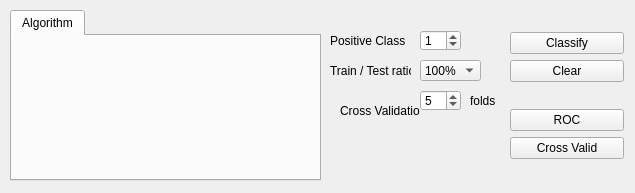
<?xml version="1.0" encoding="UTF-8"?>
<ui version="4.0">
 <class>optionsClassifyWidget</class>
 <widget class="QWidget" name="optionsClassifyWidget">
  <property name="geometry">
   <rect>
    <x>0</x>
    <y>0</y>
    <width>635</width>
    <height>193</height>
   </rect>
  </property>
  <property name="sizePolicy">
   <sizepolicy hsizetype="Fixed" vsizetype="Fixed">
    <horstretch>0</horstretch>
    <verstretch>0</verstretch>
   </sizepolicy>
  </property>
  <property name="windowTitle">
   <string>Drawing Toolbar</string>
  </property>
  <property name="autoFillBackground">
   <bool>false</bool>
  </property>
  <widget class="QWidget" name="layoutWidget">
   <property name="geometry">
    <rect>
     <x>510</x>
     <y>10</y>
     <width>114</width>
     <height>171</height>
    </rect>
   </property>
   <property name="font">
    <font>
     <pointsize>9</pointsize>
    </font>
   </property>
   <layout class="QVBoxLayout">
    <item>
     <spacer name="spacer_2">
      <property name="font">
       <font>
        <pointsize>9</pointsize>
       </font>
      </property>
      <property name="orientation">
       <enum>Qt::Vertical</enum>
      </property>
      <property name="sizeHint" stdset="0">
       <size>
        <width>20</width>
        <height>40</height>
       </size>
      </property>
     </spacer>
    </item>
    <item>
     <widget class="QPushButton" name="classifyButton">
      <property name="font">
       <font>
        <pointsize>9</pointsize>
       </font>
      </property>
      <property name="toolTip">
       <string>&lt;!DOCTYPE HTML PUBLIC &quot;-//W3C//DTD HTML 4.0//EN&quot; &quot;http://www.w3.org/TR/REC-html40/strict.dtd&quot;&gt;
&lt;html&gt;&lt;head&gt;&lt;meta name=&quot;qrichtext&quot; content=&quot;1&quot; /&gt;&lt;style type=&quot;text/css&quot;&gt;
p, li { white-space: pre-wrap; }
&lt;/style&gt;&lt;/head&gt;&lt;body style=&quot; font-family:'MS Shell Dlg 2'; font-size:8.25pt; font-weight:400; font-style:normal;&quot;&gt;
&lt;p style=&quot; margin-top:0px; margin-bottom:0px; margin-left:0px; margin-right:0px; -qt-block-indent:0; text-indent:0px;&quot;&gt;&lt;span style=&quot; font-size:8pt;&quot;&gt;Classify the data using the current algorithm&lt;/span&gt;&lt;/p&gt;&lt;/body&gt;&lt;/html&gt;</string>
      </property>
      <property name="text">
       <string>Classify</string>
      </property>
     </widget>
    </item>
    <item>
     <widget class="QPushButton" name="clearButton">
      <property name="font">
       <font>
        <pointsize>9</pointsize>
       </font>
      </property>
      <property name="toolTip">
       <string>Clear the model information
(does NOT clear the data)</string>
      </property>
      <property name="text">
       <string>Clear</string>
      </property>
     </widget>
    </item>
    <item>
     <spacer name="spacer">
      <property name="font">
       <font>
        <pointsize>9</pointsize>
       </font>
      </property>
      <property name="orientation">
       <enum>Qt::Vertical</enum>
      </property>
      <property name="sizeHint" stdset="0">
       <size>
        <width>20</width>
        <height>40</height>
       </size>
      </property>
     </spacer>
    </item>
    <item>
     <widget class="QPushButton" name="rocButton">
      <property name="enabled">
       <bool>true</bool>
      </property>
      <property name="font">
       <font>
        <pointsize>9</pointsize>
       </font>
      </property>
      <property name="toolTip">
       <string>Display Receiver-Operator-Characteristic (ROC) curve
for the last training or cross-validation</string>
      </property>
      <property name="text">
       <string>ROC</string>
      </property>
     </widget>
    </item>
    <item>
     <widget class="QPushButton" name="crossValidButton">
      <property name="enabled">
       <bool>true</bool>
      </property>
      <property name="font">
       <font>
        <pointsize>9</pointsize>
       </font>
      </property>
      <property name="toolTip">
       <string>&lt;!DOCTYPE HTML PUBLIC &quot;-//W3C//DTD HTML 4.0//EN&quot; &quot;http://www.w3.org/TR/REC-html40/strict.dtd&quot;&gt;
&lt;html&gt;&lt;head&gt;&lt;meta name=&quot;qrichtext&quot; content=&quot;1&quot; /&gt;&lt;style type=&quot;text/css&quot;&gt;
p, li { white-space: pre-wrap; }
&lt;/style&gt;&lt;/head&gt;&lt;body style=&quot; font-family:'MS Shell Dlg 2'; font-size:8.25pt; font-weight:400; font-style:normal;&quot;&gt;
&lt;p style=&quot; margin-top:0px; margin-bottom:0px; margin-left:0px; margin-right:0px; -qt-block-indent:0; text-indent:0px;&quot;&gt;&lt;span style=&quot; font-size:8pt;&quot;&gt;Perform Cross-Validation and display results BoxPlot&lt;/span&gt;&lt;/p&gt;&lt;/body&gt;&lt;/html&gt;</string>
      </property>
      <property name="text">
       <string>Cross Valid</string>
      </property>
     </widget>
    </item>
    <item>
     <spacer>
      <property name="font">
       <font>
        <pointsize>9</pointsize>
       </font>
      </property>
      <property name="orientation">
       <enum>Qt::Vertical</enum>
      </property>
      <property name="sizeHint" stdset="0">
       <size>
        <width>20</width>
        <height>40</height>
       </size>
      </property>
     </spacer>
    </item>
   </layout>
  </widget>
  <widget class="QWidget" name="optionWidget" native="true">
   <property name="geometry">
    <rect>
     <x>330</x>
     <y>10</y>
     <width>181</width>
     <height>171</height>
    </rect>
   </property>
   <property name="font">
    <font>
     <pointsize>9</pointsize>
    </font>
   </property>
   <widget class="QLabel" name="label">
    <property name="enabled">
     <bool>true</bool>
    </property>
    <property name="geometry">
     <rect>
      <x>0</x>
      <y>50</y>
      <width>81</width>
      <height>21</height>
     </rect>
    </property>
    <property name="font">
     <font>
      <pointsize>9</pointsize>
     </font>
    </property>
    <property name="text">
     <string>Train / Test ratio</string>
    </property>
   </widget>
   <widget class="QComboBox" name="traintestRatioCombo">
    <property name="enabled">
     <bool>true</bool>
    </property>
    <property name="geometry">
     <rect>
      <x>90</x>
      <y>50</y>
      <width>61</width>
      <height>21</height>
     </rect>
    </property>
    <property name="font">
     <font>
      <pointsize>9</pointsize>
     </font>
    </property>
    <property name="toolTip">
     <string>Ratio between training and testing samples
(100% means all samples are used for training)</string>
    </property>
    <property name="currentIndex">
     <number>7</number>
    </property>
    <item>
     <property name="text">
      <string>10%</string>
     </property>
    </item>
    <item>
     <property name="text">
      <string>25%</string>
     </property>
    </item>
    <item>
     <property name="text">
      <string>33%</string>
     </property>
    </item>
    <item>
     <property name="text">
      <string>50%</string>
     </property>
    </item>
    <item>
     <property name="text">
      <string>66%</string>
     </property>
    </item>
    <item>
     <property name="text">
      <string>75%</string>
     </property>
    </item>
    <item>
     <property name="text">
      <string>90%</string>
     </property>
    </item>
    <item>
     <property name="text">
      <string>100%</string>
     </property>
    </item>
   </widget>
   <widget class="QLabel" name="label_5">
    <property name="enabled">
     <bool>true</bool>
    </property>
    <property name="geometry">
     <rect>
      <x>140</x>
      <y>80</y>
      <width>31</width>
      <height>21</height>
     </rect>
    </property>
    <property name="font">
     <font>
      <pointsize>9</pointsize>
     </font>
    </property>
    <property name="text">
     <string>folds</string>
    </property>
   </widget>
   <widget class="QSpinBox" name="foldCountSpin">
    <property name="enabled">
     <bool>true</bool>
    </property>
    <property name="geometry">
     <rect>
      <x>90</x>
      <y>80</y>
      <width>41</width>
      <height>21</height>
     </rect>
    </property>
    <property name="font">
     <font>
      <pointsize>9</pointsize>
     </font>
    </property>
    <property name="toolTip">
     <string>Number of cross-validation folds</string>
    </property>
    <property name="minimum">
     <number>1</number>
    </property>
    <property name="maximum">
     <number>20</number>
    </property>
    <property name="value">
     <number>5</number>
    </property>
   </widget>
   <widget class="QSpinBox" name="positiveSpin">
    <property name="geometry">
     <rect>
      <x>90</x>
      <y>20</y>
      <width>41</width>
      <height>21</height>
     </rect>
    </property>
    <property name="font">
     <font>
      <pointsize>9</pointsize>
     </font>
    </property>
    <property name="minimum">
     <number>0</number>
    </property>
    <property name="maximum">
     <number>255</number>
    </property>
    <property name="value">
     <number>1</number>
    </property>
   </widget>
   <widget class="QLabel" name="label_20">
    <property name="geometry">
     <rect>
      <x>0</x>
      <y>20</y>
      <width>81</width>
      <height>21</height>
     </rect>
    </property>
    <property name="font">
     <font>
      <pointsize>9</pointsize>
     </font>
    </property>
    <property name="text">
     <string>Positive Class</string>
    </property>
   </widget>
  </widget>
  <widget class="QTabWidget" name="tabWidget">
   <property name="geometry">
    <rect>
     <x>10</x>
     <y>10</y>
     <width>311</width>
     <height>171</height>
    </rect>
   </property>
   <property name="font">
    <font>
     <pointsize>9</pointsize>
    </font>
   </property>
   <property name="currentIndex">
    <number>0</number>
   </property>
   <widget class="QWidget" name="tab">
    <attribute name="title">
     <string>Algorithm</string>
    </attribute>
   </widget>
  </widget>
  <widget class="QLabel" name="label_9">
   <property name="enabled">
    <bool>true</bool>
   </property>
   <property name="geometry">
    <rect>
     <x>340</x>
     <y>100</y>
     <width>80</width>
     <height>21</height>
    </rect>
   </property>
   <property name="font">
    <font>
     <pointsize>9</pointsize>
    </font>
   </property>
   <property name="text">
    <string>Cross Validation</string>
   </property>
  </widget>
 </widget>
 <resources/>
 <connections/>
</ui>
